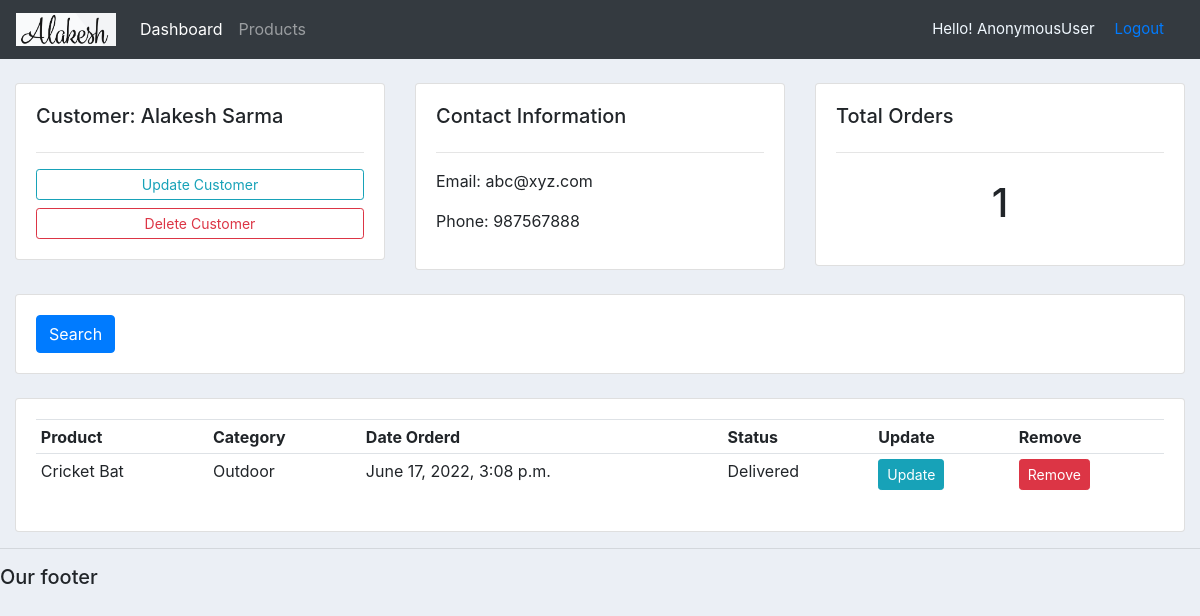
Before: /customer/1/ with the older database file.
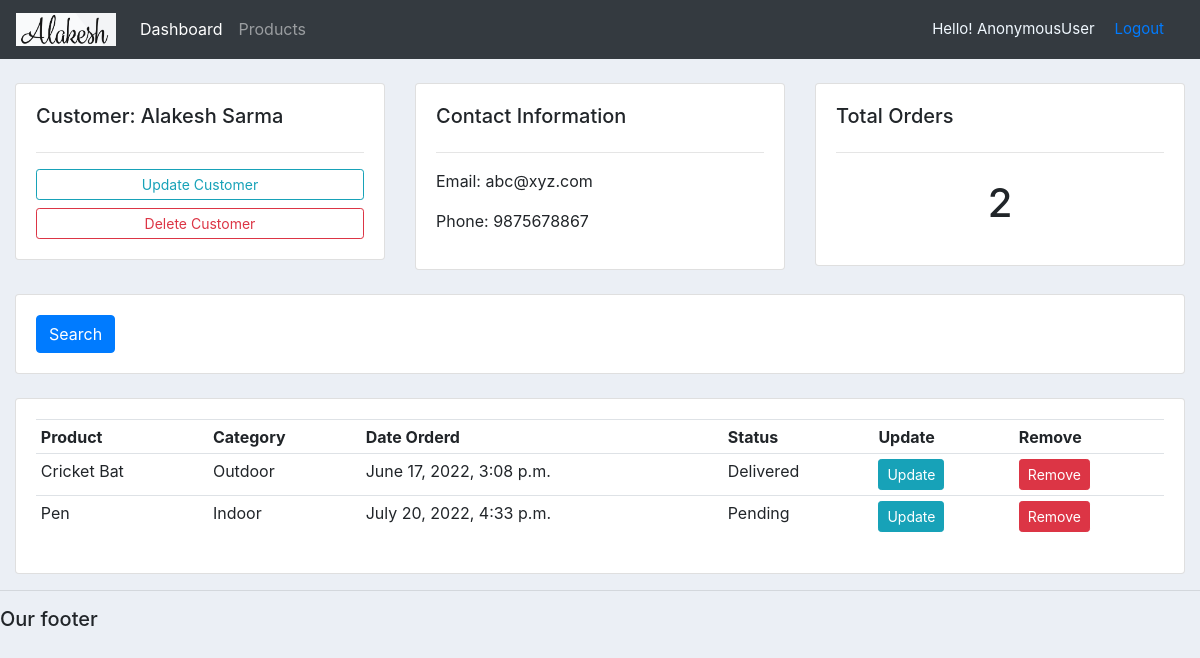
After: the same page with the newer database file.
### accounts/models.py (models this page shows, shortened)
class customer(models.Model):
    name=models.CharField(max_length=200, null=True)
    phone=models.CharField(max_length=200, null=True)
    email=models.CharField(max_length=200, null=True)
    date_created=models.DateTimeField(auto_now_add=True)

class order(models.Model):
    STATUS=(
        ('Pending','Pending'),
        ('Out for Delivery', 'Out for Delivery'),
        ('Delivered','Delivered')
    )
    customer=models.ForeignKey(customer, null=True, on_delete=models.SET_NULL)
    product=models.ForeignKey(products, null=True, on_delete=models.SET_NULL)
    date_created=models.DateTimeField(auto_now_add=True, null=True)
    status=models.CharField(max_length=200, null=True, choices=STATUS)
    tags=models.ManyToManyField(tag)

class products(models.Model):
    CATEGORY=(
        ('Indoor','Indoor'),
        ('Outdoor','Outdoor')
    )
    name=models.CharField(max_length=200, null=True)
    price=models.FloatField()
    category=models.CharField(max_length=200, null=True, choices=CATEGORY)
    description=models.CharField(max_length=200, null=True)
    date_created=models.DateTimeField(auto_now_add=True, null=True)
    def __str__(self):
        return self.name

### accounts/views.py (the view)
# urls.py: path('customer/<int:c_id>/', views.Customer, name='customer'),
def Customer(request, c_id):
    c_data=customer.objects.get(id=c_id)
    c_order=c_data.order_set.all()
    t_order=c_order.count()
    context={'c_data':c_data,'c_order':c_order,'t_order': t_order}
    return render(request, 'accounts/customer.html',context)

### accounts/templates/accounts/customer.html
{%  extends 'accounts/main.html' %}
{% block content %}
	<br>
<div class="row">
	<div class="col-md">
		<div class="card card-body">
			<h5>Customer:        {{c_data.name}}</h5>
			<hr>
			<a class="btn btn-outline-info  btn-sm btn-block" href="{% url 'update_cust' c_data.id %}">Update Customer</a>
			<a class="btn btn-outline-danger  btn-sm btn-block" href="">Delete Customer</a>
		</div>
	</div>
	<div class="col-md">
		<div class="card card-body">
			<h5>Contact Information</h5>
			<hr>
			<p>Email: {{c_data.email}}</p>
			<p>Phone: {{c_data.phone}}</p>
		</div>
	</div>
	<div class="col-md">
		<div class="card card-body">
			<h5>Total Orders</h5>
			<hr>
			<h1 style="text-align: center;padding: 10px">{{t_order}}</h1>
		</div>
	</div>
</div>
<br>
<div class="row">
	<div class="col">
		<div class="card card-body">
			<form method="get">
		    <button class="btn btn-primary" type="submit">Search</button>
		  </form>
		</div>
	</div>
</div>
<br>
<div class="row">
	<div class="col-md">
		<div class="card card-body">
			<table class="table table-sm">
				<tr>
					<th>Product</th>
					<th>Category</th>
					<th>Date Orderd</th>
					<th>Status</th>
					<th>Update</th>
					<th>Remove</th>
				</tr>
				{% for order in c_order %}
					<tr>
						<td>{{order.product}}</td>
						<td>{{order.product.category}}</td>
						<td> {{order.date_created}} </td>
						<td>{{order.status}} </td>
						<td><a class="btn btn-sm btn-info" href="{% url 'update_Order' order.id %}">Update</a></td>
						<td><a class ="btn btn-sm btn-danger" href="{% url 'delete_order' order.id %}">Remove</a></td>
					</tr>
				{% endfor %}
			</table>
		</div>
	</div>
</div>
{% endblock %}

Changed rows visible on the page:
changed customer "Alakesh Sarma": phone "987567888" → "9875678867"
added order: product "Pen", product.category "Indoor", date_created "July 20, 2022, 4:33 p.m.", status "Pending"
Other visible differences:
{{ t_order }}: "1" → "2"
